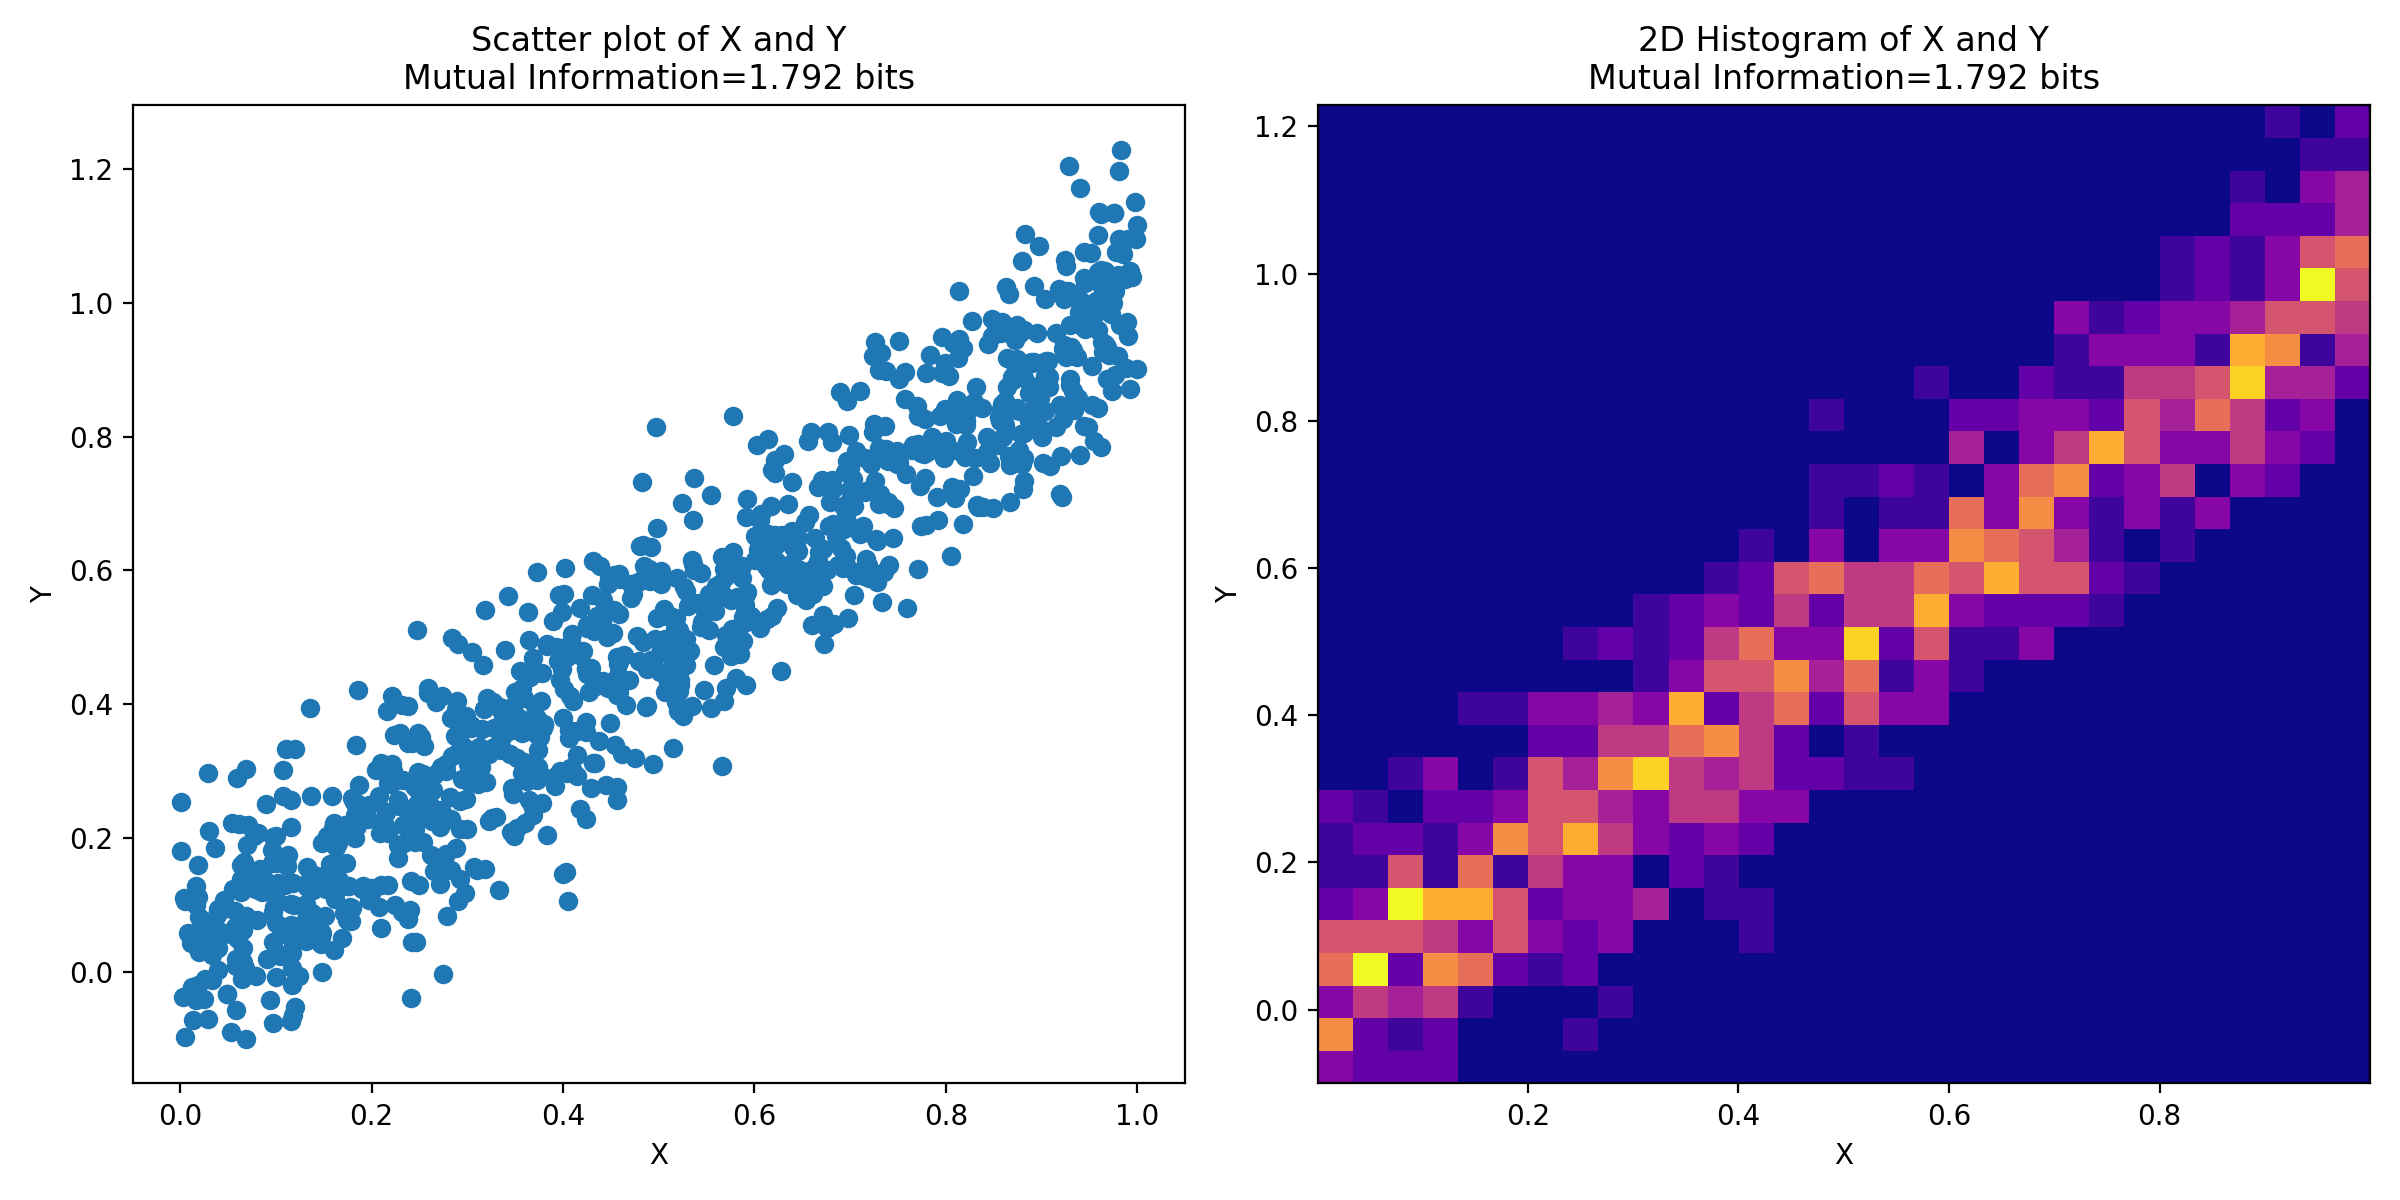

Recreate this plot in Python.
# %% IMPORTS
import numpy as np
from sklearn.metrics import mutual_info_score
import matplotlib.pyplot as plt
# %% MAIN
np.random.seed(0)
X = np.random.rand(1000)
Y = X + np.random.normal(0, 0.1, 1000)

def calc_mutual_information(X, Y, bins):
    c_XY = np.histogram2d(X, Y, bins)[0]
    mi = mutual_info_score(None, None, contingency=c_XY)
    mi /= np.log(2)  # Convert from nats to bits
    return mi

bins = 30
mi = calc_mutual_information(X, Y, bins)
print(f"Mutual Information: {mi}")

# plot the scatter plot and 2D histogram:
plt.figure(figsize=(12, 6))

plt.subplot(121)
plt.scatter(X, Y)
plt.xlabel('X')
plt.ylabel('Y')
plt.title(f'Scatter plot of X and Y\nMutual Information={mi:.3f} bits')

plt.subplot(122)
plt.hist2d(X, Y, bins=bins, cmap='plasma')
plt.xlabel('X')
plt.ylabel('Y')
plt.title(f'2D Histogram of X and Y\nMutual Information={mi:.3f} bits')

plt.tight_layout()
plt.savefig("mutual_information.png", dpi=200)
plt.show()


# plot the two time series:
plt.figure(figsize=(12, 6))
plt.subplot(211)
plt.plot(X, 'b-')
plt.title('Time series of X')
plt.ylabel('Value')

plt.subplot(212)
plt.plot(Y, 'r-')
plt.title('Time series of Y')
plt.xlabel('Time')
plt.ylabel('Value')

plt.tight_layout()
plt.savefig("mutual_information_time_series.png", dpi=200)
plt.show()

# %%
import numpy as np
from sklearn.metrics import mutual_info_score

# Generate two time series
np.random.seed(0)
t = np.arange(0, 10, 0.1)
X = np.sin(t)
Y = np.sin(t + np.random.normal(0, 1))

# Discretize the time series
X_bins = np.digitize(X, np.histogram_bin_edges(X, bins='fd'))
Y_bins = np.digitize(Y, np.histogram_bin_edges(Y, bins='fd'))

# Calculate mutual information
I = mutual_info_score(X_bins, Y_bins)

print(f"Mutual Information: {I:.2f} bits")


# %% END